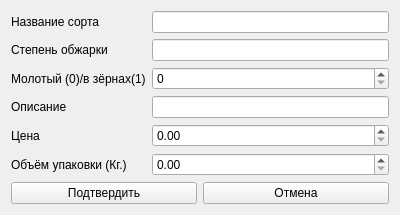
<?xml version="1.0" encoding="UTF-8"?>
<ui version="4.0">
 <class>addEditForm</class>
 <widget class="QWidget" name="addEditForm">
  <property name="geometry">
   <rect>
    <x>0</x>
    <y>0</y>
    <width>400</width>
    <height>206</height>
   </rect>
  </property>
  <property name="windowTitle">
   <string>Латте - макиато - Добавить/Изменить</string>
  </property>
  <layout class="QVBoxLayout" name="verticalLayout">
   <item>
    <layout class="QFormLayout" name="formLayout">
     <item row="0" column="0">
      <widget class="QLabel" name="label_2">
       <property name="text">
        <string>Название сорта</string>
       </property>
      </widget>
     </item>
     <item row="0" column="1">
      <widget class="QLineEdit" name="sort_edit"/>
     </item>
     <item row="1" column="0">
      <widget class="QLabel" name="label_3">
       <property name="text">
        <string>Степень обжарки</string>
       </property>
      </widget>
     </item>
     <item row="1" column="1">
      <widget class="QLineEdit" name="degree_edit"/>
     </item>
     <item row="2" column="0">
      <widget class="QLabel" name="label_4">
       <property name="text">
        <string>Молотый (0)/в зёрнах(1)</string>
       </property>
      </widget>
     </item>
     <item row="2" column="1">
      <widget class="QSpinBox" name="ground_or_grains_box">
       <property name="maximum">
        <number>1</number>
       </property>
      </widget>
     </item>
     <item row="3" column="0">
      <widget class="QLabel" name="label_5">
       <property name="text">
        <string>Описание</string>
       </property>
      </widget>
     </item>
     <item row="3" column="1">
      <widget class="QLineEdit" name="flavor_edit"/>
     </item>
     <item row="4" column="0">
      <widget class="QLabel" name="label_6">
       <property name="text">
        <string>Цена</string>
       </property>
      </widget>
     </item>
     <item row="4" column="1">
      <widget class="QDoubleSpinBox" name="price_box">
       <property name="minimum">
        <double>0.000000000000000</double>
       </property>
       <property name="maximum">
        <double>100000000000000001097906362944045541740492309677311846336810682903157585404911491537163328978494688899061249669721172515611590283743140088328307009198146046031271664502933027185697489699588559043338384466165001178426897626212945177628091195786707458122783970171784415105291802893207873272974885715430223118336.000000000000000</double>
       </property>
      </widget>
     </item>
     <item row="5" column="0">
      <widget class="QLabel" name="label_7">
       <property name="text">
        <string>Объём упаковки (Кг.)</string>
       </property>
      </widget>
     </item>
     <item row="5" column="1">
      <widget class="QDoubleSpinBox" name="volume_box">
       <property name="minimum">
        <double>0.000000000000000</double>
       </property>
       <property name="maximum">
        <double>1000000000000000032841562489204926078987012566359611695512313426258747006898787995544001315627727412683949504784322435578648490634211491840.000000000000000</double>
       </property>
       <property name="singleStep">
        <double>0.500000000000000</double>
       </property>
      </widget>
     </item>
    </layout>
   </item>
   <item>
    <layout class="QHBoxLayout" name="horizontalLayout">
     <item>
      <widget class="QPushButton" name="pushButton_Ok">
       <property name="text">
        <string>Подтвердить</string>
       </property>
      </widget>
     </item>
     <item>
      <widget class="QPushButton" name="pushButton_Cancel">
       <property name="text">
        <string>Отмена</string>
       </property>
      </widget>
     </item>
    </layout>
   </item>
  </layout>
 </widget>
 <resources/>
 <connections/>
</ui>
